Frame 1 (no input): blank canvas, image omitted
Frame 60 (the mouse pressed at the canvas centre just before this capture): blank canvas, image omitted
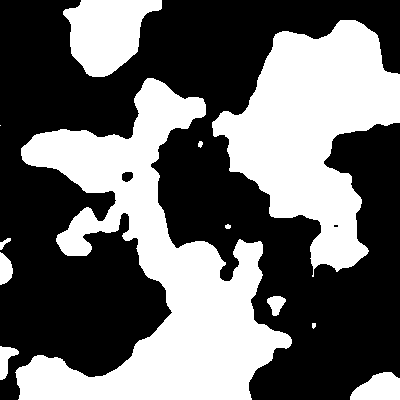
Frame 120 (the mouse held since frame 60 and released just before this capture)

The Processing sketch whose frames 1 and 60 were blank and that drew this single picture after the mouse press (run headless with seeded random() and noise(); from frame 60 on, the mouse is pressed at the canvas centre):

// Processing sketch: Noise2D
// ── Noise2D.pde

void setup(){
  size(400, 400);
  noStroke();
  colorMode(HSB);
}


void draw(){
  
  float zoom = 100;
  
  float time = millis()/1000.0;
  
  float threshold = mouseX / (float) width;
  
  
  for(int x = 0; x < width; x++){
    for(int y = 0; y < width; y++){
      
      float val = map(noise(x/zoom, y/zoom, time), .1, .9, 0, 1);
      
      fill( val < threshold ? 0 : 255 );
      
      rect(x, y, 1, 1);
    }    
  }

}
